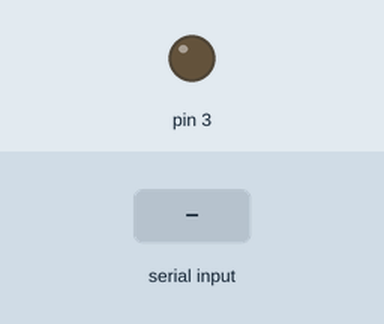
The sketch below on a simulated Arduino Uno, built with avr-gcc and run on an emulated ATmega328P. Shown: output pins drawn as LEDs (lit = HIGH). The inputs (shaded band) are chosen by the test bench. What the sketch prints to the serial monitor is not drawn.

Above: at 1.2 s.
1.3 s: "1" received over Serial
At 2.2 s:
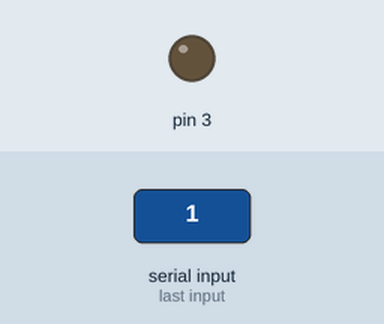
2.8 s: byte 35 ('#') received over Serial
At 2.86 s:
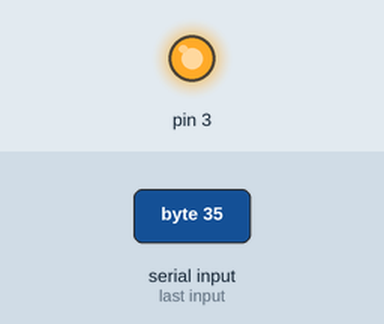
4.3 s: "*" received over Serial
At 5.4 s:
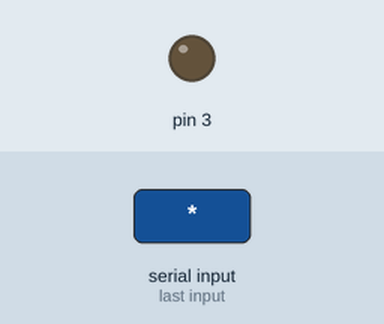
Timing chart, 0 to 7.3 s (numbered marks = the images above; inputs shaded):
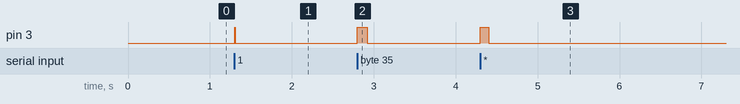

The sketch:

transmitter_using_serial_monitor.ino
```cpp
char data;

void setup()
{
  Serial.begin(9600);
  pinMode(3,OUTPUT);
  digitalWrite(3,LOW);
}
void loop()
{
if(Serial.available())
{
  data=Serial.read();
  Serial.print(data);

  if (data) {
    //Serial.println(data);
   if (data == '1')
  {
    digitalWrite(3,HIGH);
    delay(10);
    digitalWrite(3,LOW);
  }
  else if (data == '2')
  {
    digitalWrite(3,HIGH);
    delay(20);
    digitalWrite(3,LOW);
  }
  else if (data == '3')
  {
    digitalWrite(3,HIGH);
    delay(30);
    digitalWrite(3,LOW);
  }
  else if (data == '4')
  {
    digitalWrite(3,HIGH);
    delay(40);
    digitalWrite(3,LOW);
  }
  else if (data == '5')
  {
    digitalWrite(3,HIGH);
    delay(50);
    digitalWrite(3,LOW);
  }
  else if (data == '6')
  {
    digitalWrite(3,HIGH);
    delay(60);
    digitalWrite(3,LOW);
  }
  else if (data == '7')
  {
    digitalWrite(3,HIGH);
    delay(70);
    digitalWrite(3,LOW);
  }
  else if (data == '8')
  {
    digitalWrite(3,HIGH);
    delay(80);
    digitalWrite(3,LOW);
  }
  else if (data == '9')
  {
    digitalWrite(3,HIGH);
    delay(90);
    digitalWrite(3,LOW);
  }
  else if (data == '*')
  {
    digitalWrite(3,HIGH);
    delay(100);
    digitalWrite(3,LOW);
  }
  else if (data == '0')
  {
    digitalWrite(3,HIGH);
    delay(110);
    digitalWrite(3,LOW);
  }
  else if (data == '#')
  {
    digitalWrite(3,HIGH);
    delay(120);
    digitalWrite(3,LOW);
  }
  else;
  }
}
}
```

Measured:
- after the input at 1.3 s, pin 3: LOW → HIGH at once, → LOW 0.01 s later
- after the input at 2.8 s, pin 3: LOW → HIGH at once, → LOW 0.12 s later
- after the input at 4.3 s, pin 3: LOW → HIGH at once, → LOW 0.10 s later
